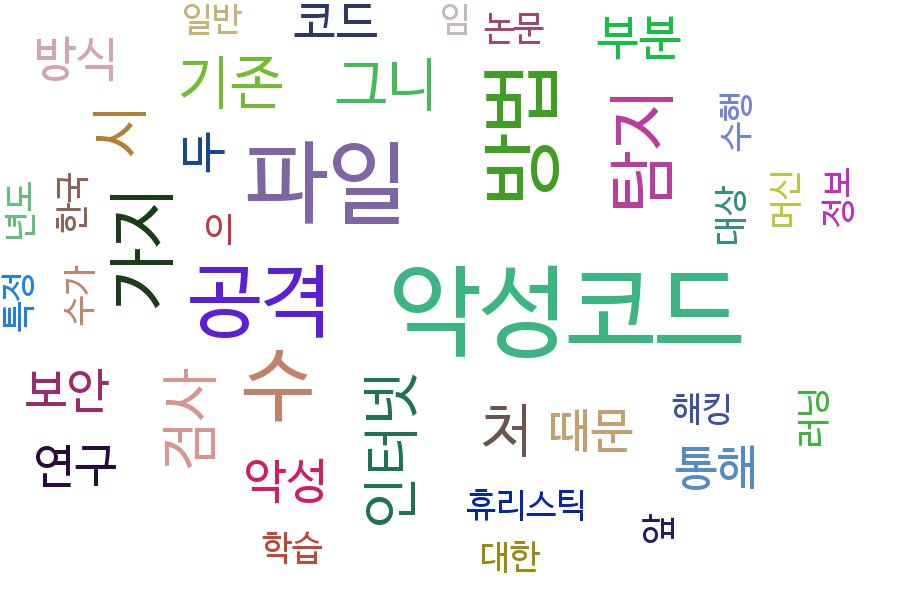

The Python source for this figure:
from collections import Counter
from konlpy.tag import Twitter
import pytagcloud
import nltk

file_name = input("파일명 입력: ")
num = int(input("파일 순번(중복x): "))
f = open(file_name)
data = f.read()
nlp = Twitter()
nouns1 = nlp.nouns(data)
nouns2 = nltk.pos_tag(data)
count = Counter(nouns1)

tag2 = count.most_common(40)
taglist = pytagcloud.make_tags(tag2, maxsize=80)

pytagcloud.create_tag_image(taglist, 'wordcloud'+ num +'.jpg', size=(900, 600), fontname='korean', rectangular=False)
